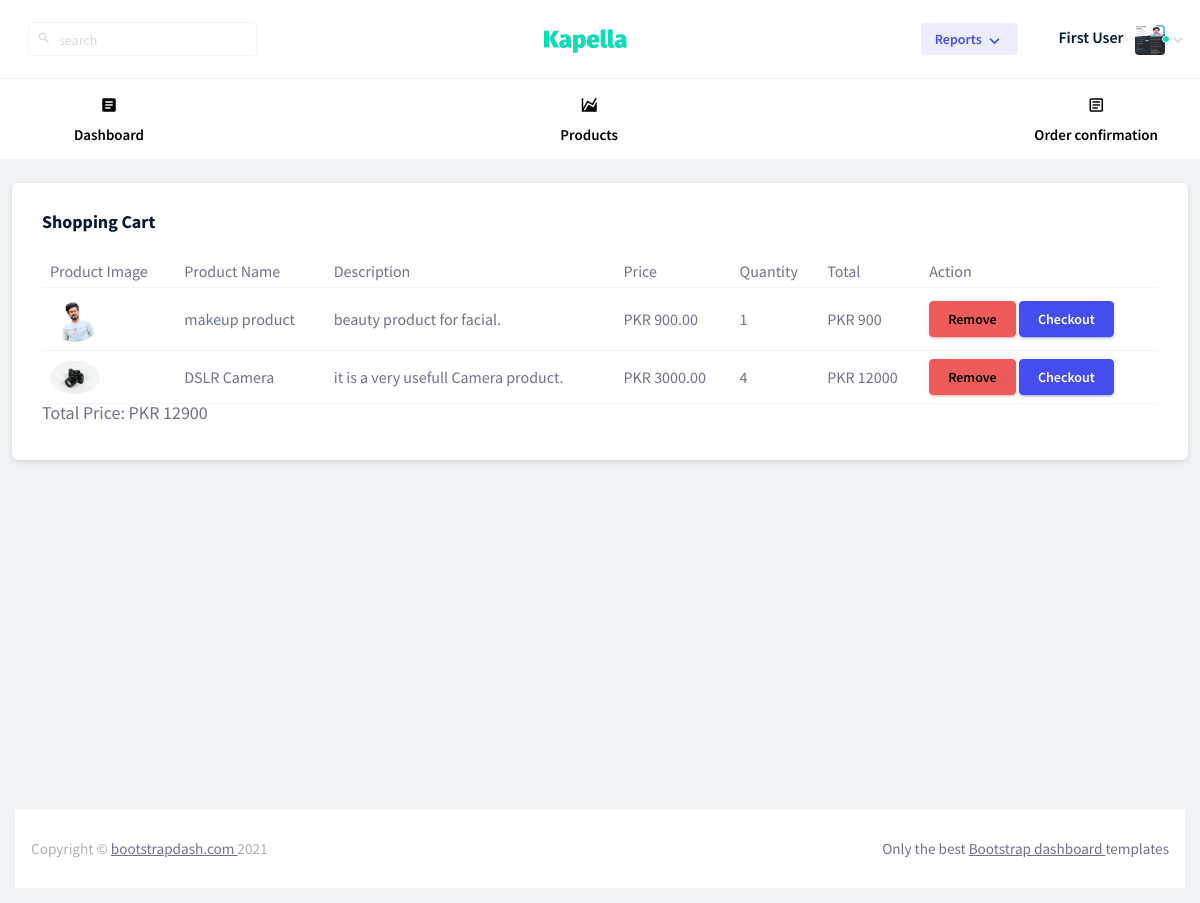
Page /customer/cart.php (signed in) on the committed database.
### tables this page shows
CREATE TABLE `customers` (
  `id` int(11) NOT NULL AUTO_INCREMENT,
  `username` varchar(100) DEFAULT NULL,
  `contact` varchar(20) DEFAULT NULL,
  `address` text DEFAULT NULL,
  `profile_image` varchar(200) DEFAULT NULL,
  `email` varchar(100) DEFAULT NULL,
  `password` varchar(100) DEFAULT NULL,
  `role` enum('admin','customer') DEFAULT NULL,
  PRIMARY KEY (`id`)
);

CREATE TABLE `cart` (
  `cart_id` int(11) NOT NULL AUTO_INCREMENT,
  `customer_id` int(11) NOT NULL,
  `product_id` int(11) NOT NULL,
  `quantity` int(11) NOT NULL,
  `product_image` varchar(200) DEFAULT NULL,
  `product_name` varchar(200) DEFAULT NULL,
  `product_price` decimal(10,2) DEFAULT NULL,
  `description` text DEFAULT NULL,
  PRIMARY KEY (`cart_id`)
);

CREATE TABLE `products` (
  `product_id` int(11) NOT NULL AUTO_INCREMENT,
  `product_name` varchar(200) DEFAULT NULL,
  `description` text DEFAULT NULL,
  `product_image` varchar(255) DEFAULT NULL,
  `product_quantity` int(11) NOT NULL,
  `product_price` decimal(10,2) DEFAULT NULL,
  PRIMARY KEY (`product_id`)
);

### customer/cart.php (the view, shortened to what this page needs)
<?php
include "header.php";
$user_email = $_SESSION['user_email'];
$query = "SELECT id FROM customers WHERE email = ?";
$stmt = mysqli_prepare($link, $query);
mysqli_stmt_bind_param($stmt, 's', $user_email);
mysqli_stmt_execute($stmt);
$result = mysqli_stmt_get_result($stmt);
$customer = mysqli_fetch_assoc($result);
$customer_id = $customer['id'];
$query = "
    SELECT
        cart.cart_id,
        products.product_id,
        products.product_image,
        products.product_name,
        products.description,
        products.product_price,
        cart.quantity
    FROM cart
    JOIN products ON cart.product_id = products.product_id
    WHERE cart.customer_id = ?
";
$stmt = mysqli_prepare($link, $query);
mysqli_stmt_bind_param($stmt, 'i', $customer_id);
mysqli_stmt_execute($stmt);
$result = mysqli_stmt_get_result($stmt);
?>
<div class="container-fluid page-body-wrapper">
  <div class="main-panel">
    <div class="content-wrapper">
      <div class="row">
        <div class="col-lg-12 grid-margin stretch-card">
          <div class="card">
            <div class="card-body">
              <h4 class="card-title">Shopping Cart</h4>
              <?php if (mysqli_num_rows($result) > 0): ?>
              <div class="table-responsive">
                <table class="table table-hover">
                  <thead>
                    <tr>
                      <th>Product Image</th>
                      <th>Product Name</th>
                      <th>Description</th>
                      <th>Price</th>
                      <th>Quantity</th>
                      <th>Total</th>
                      <th>Action</th>
                    </tr>
                  </thead>
                  <tbody>
                    <?php
                    $total_price = 0;
                    while ($item = mysqli_fetch_assoc($result)) {
                        $item_total = $item['product_price'] * $item['quantity'];
                        $total_price += $item_total;
                        echo "<tr>";
                        echo "<td><img src='../admin/product_images/" . htmlspecialchars($item['product_image']) . "' alt='Product Image' style='width: 50px; height: auto;'></td>";
                        echo "<td>" . htmlspecialchars($item['product_name']) . "</td>";
                        echo "<td>" . htmlspecialchars($item['description']) . "</td>";
                        echo "<td>PKR " . htmlspecialchars($item['product_price']) . "</td>";
                        echo "<td>" . htmlspecialchars($item['quantity']) . "</td>";
                        echo "<td>PKR " . htmlspecialchars($item_total) . "</td>";
                        echo "<td>
                        <a href='remove_from_cart.php?cart_id=" . htmlspecialchars($item['cart_id']) . "' class='btn btn-danger'>Remove</a>
                                <a href='order.php?id=" . htmlspecialchars($item['product_id']) . "' class='btn btn-primary'>Checkout</a>
                              </td>";
                        echo "</tr>";
                    }
                    ?>
                  </tbody>
                </table>
              </div>
              <h4>Total Price: PKR <?php echo $total_price; ?></h4>
              <?php else: ?>
              <p>Your cart is empty.</p>
              <?php endif; ?>
            </div>
          </div>
        </div>
      </div>
    </div>
<?php include "footer.php"; ?>

### customer/header.php (shortened to what this page needs)
<?php
include_once "../connection.php";
$user_email = $_SESSION['user_email'];
$query = "SELECT * FROM customers WHERE email = '$user_email'";
$result = mysqli_query($link, $query);
$customer = mysqli_fetch_assoc($result);
?>
<!DOCTYPE html>
<html lang="en">
<head>
    <link rel="stylesheet" href="vendors/mdi/css/materialdesignicons.min.css">
    <link rel="stylesheet" href="vendors/base/vendor.bundle.base.css">
    <link rel="stylesheet" href="css/style.css">
</head>
<body>
<div class="container-scroller">
    <div class="horizontal-menu">
        <nav class="navbar top-navbar col-lg-12 col-12 p-0">
            <div class="container-fluid">
                <div class="navbar-menu-wrapper d-flex align-items-center justify-content-between">
                    <ul class="navbar-nav navbar-nav-left">
                        <li class="nav-item nav-search d-none d-lg-block ms-3">
                            <div class="input-group">
                                <div class="input-group-prepend">
                                    <span class="input-group-text" id="search">
                                        <i class="mdi mdi-magnify"></i>
                                    </span>
                                </div>
                                <input type="text" class="form-control" placeholder="search" aria-label="search" aria-describedby="search">
                            </div>
                        </li>
                    </ul>
                    <div class="text-center navbar-brand-wrapper d-flex align-items-center justify-content-center">
                        <a class="navbar-brand brand-logo" href="index.html"><img src="images/logo.svg" alt="logo"/></a>
                    </div>
                    <ul class="navbar-nav navbar-nav-right">
                        <li class="nav-item dropdown d-lg-flex d-none">
                            <a class="dropdown-toggle show-dropdown-arrow btn btn-inverse-primary btn-sm" id="nreportDropdown" href="#" data-bs-toggle="dropdown">
                                Reports
                            </a>
                        </li>
                        <li class="nav-item nav-profile dropdown">
                            <a class="nav-link dropdown-toggle" href="#" data-bs-toggle="dropdown" id="profileDropdown">
                                <?php if(!empty($customer['username']) && !empty($customer['profile_image'])): ?>
                                    <span class="nav-profile-name"><?php echo htmlspecialchars($customer['username']); ?></span>
                                    <span class="online-status"></span>
                                    <img src="../profile_images/<?php echo htmlspecialchars($customer['profile_image']); ?>" alt="profile"/>
                                <?php endif; ?>
                            </a>
                        </li>
                    </ul>
                </div>
            </div>
        </nav>
        <nav class="bottom-navbar">
            <div class="container">
                <ul class="nav page-navigation">
                    <li class="nav-item">
                        <a class="nav-link" href="index.php">
                            <i class="mdi mdi-file-document-box menu-icon"></i>
                            <span class="menu-title">Dashboard</span>
                        </a>
                    </li>
                    <li class="nav-item">
                        <a href="products.php" class="nav-link">
                            <i class="mdi mdi-chart-areaspline menu-icon"></i>
                            <span class="menu-title">Products</span>
                        </a>
                    </li>
                    <li class="nav-item">
                        <a href="confirmation.php" class="nav-link">
                            <i class="mdi mdi-file-document-box-outline menu-icon"></i>
                            <span class="menu-title">Order confirmation</span></a>
                    </li>
                </ul>
            </div>
        </nav>
    </div>

### rows in the picture
customers: username "First User", profile_image (picture)
cart: product.product_image (picture), product.product_name "makeup product", product.description "beauty product for facial.", product.product_price "900.00", quantity "1", item_total "900"
cart: product.product_image (picture), product.product_name "DSLR Camera", product.description "it is a very usefull Camera product.", product.product_price "3000.00", quantity "4", item_total "12000"

### other values in the picture
$total_price "12900"
